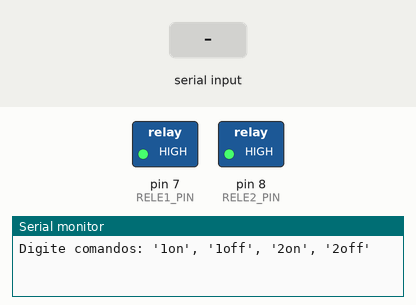
Recording of a sketch running on a simulated Arduino Uno, built with avr-gcc and run on an emulated ATmega328P. Parts: switched loads named in the sketch (green lamp = pin HIGH), the last lines printed to the serial monitor. Inputs (shaded band) come from the test bench.

Above: at 1.2 s.
1.3 s: "1on\n" received over Serial
At 2.3 s:
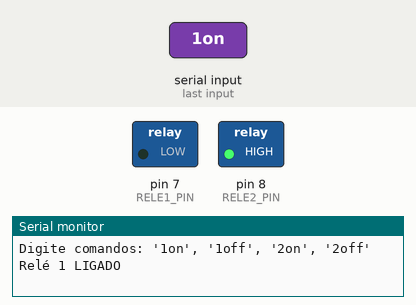
2.8 s: "2on\n" received over Serial
At 3.4 s:
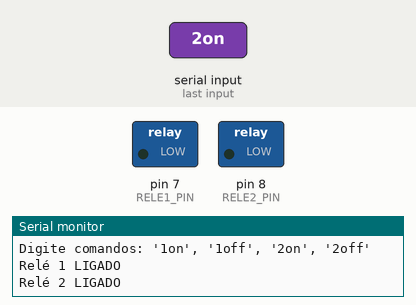
4.3 s: "1off\n" received over Serial
At 4.6 s:
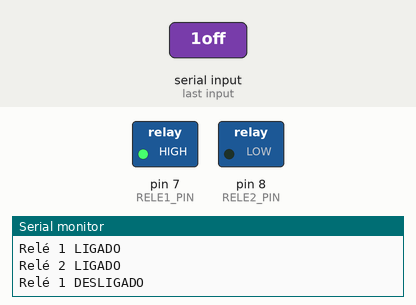
5.8 s: "2off\n" received over Serial
At 6.9 s:
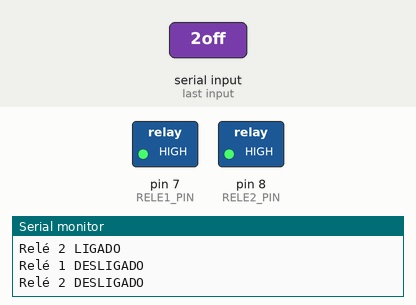
Timing chart, 0 to 8.3 s (numbered marks = the images above; inputs shaded):
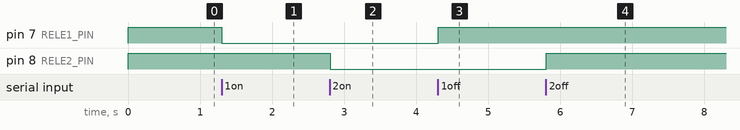

The sketch:

Arduino_Rele.ino
```cpp
#define RELE1_PIN 7
#define RELE2_PIN 8

bool releAtivoNivelBaixo = true;

void setup() {
  Serial.begin(9600);
  pinMode(RELE1_PIN, OUTPUT);
  pinMode(RELE2_PIN, OUTPUT);

  // Inicializa relés desligados
  if (releAtivoNivelBaixo) {
    digitalWrite(RELE1_PIN, HIGH);
    digitalWrite(RELE2_PIN, HIGH);
  } else {
    digitalWrite(RELE1_PIN, LOW);
    digitalWrite(RELE2_PIN, LOW);
  }

  Serial.println("Digite comandos: '1on', '1off', '2on', '2off'");
}

void loop() {
  if (Serial.available() > 0) {
    String cmd = Serial.readStringUntil('\n');
    cmd.trim();

    if (cmd == "1on") {
      digitalWrite(RELE1_PIN, releAtivoNivelBaixo ? LOW : HIGH);
      Serial.println("Relé 1 LIGADO");
    }
    else if (cmd == "1off") {
      digitalWrite(RELE1_PIN, releAtivoNivelBaixo ? HIGH : LOW);
      Serial.println("Relé 1 DESLIGADO");
    }
    else if (cmd == "2on") {
      digitalWrite(RELE2_PIN, releAtivoNivelBaixo ? LOW : HIGH);
      Serial.println("Relé 2 LIGADO");
    }
    else if (cmd == "2off") {
      digitalWrite(RELE2_PIN, releAtivoNivelBaixo ? HIGH : LOW);
      Serial.println("Relé 2 DESLIGADO");
    }
    else {
      Serial.println("Comando inválido!");
      Serial.println("Use: '1on', '1off', '2on', '2off'");
    }
  }
}
```

Measured:
- after the input at 1.3 s, pin 7 (RELE1_PIN): HIGH → LOW at once
- after the input at 2.8 s, pin 8 (RELE2_PIN): HIGH → LOW at once
- after the input at 4.3 s, pin 7 (RELE1_PIN): LOW → HIGH at once
- after the input at 5.8 s, pin 8 (RELE2_PIN): LOW → HIGH at once
